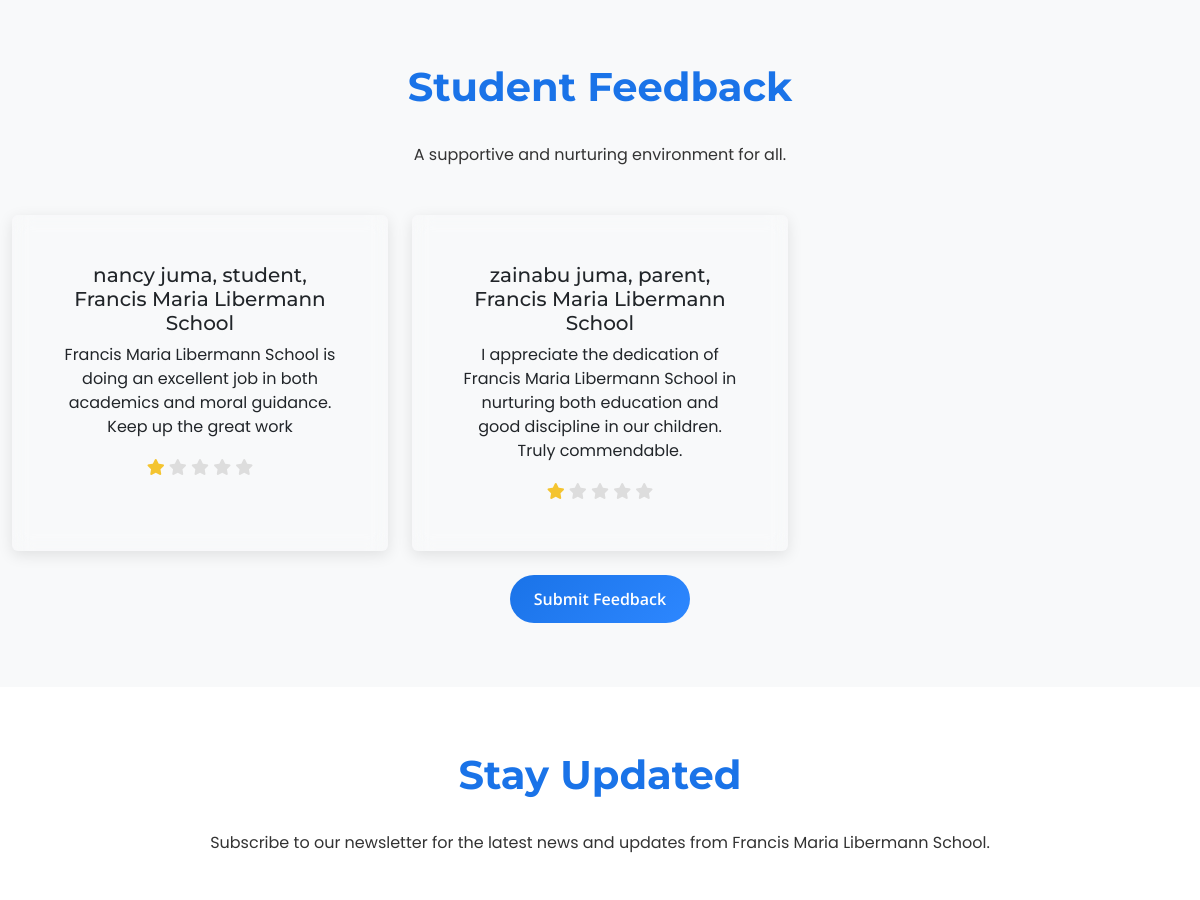
The app's page / (middle part), older data.
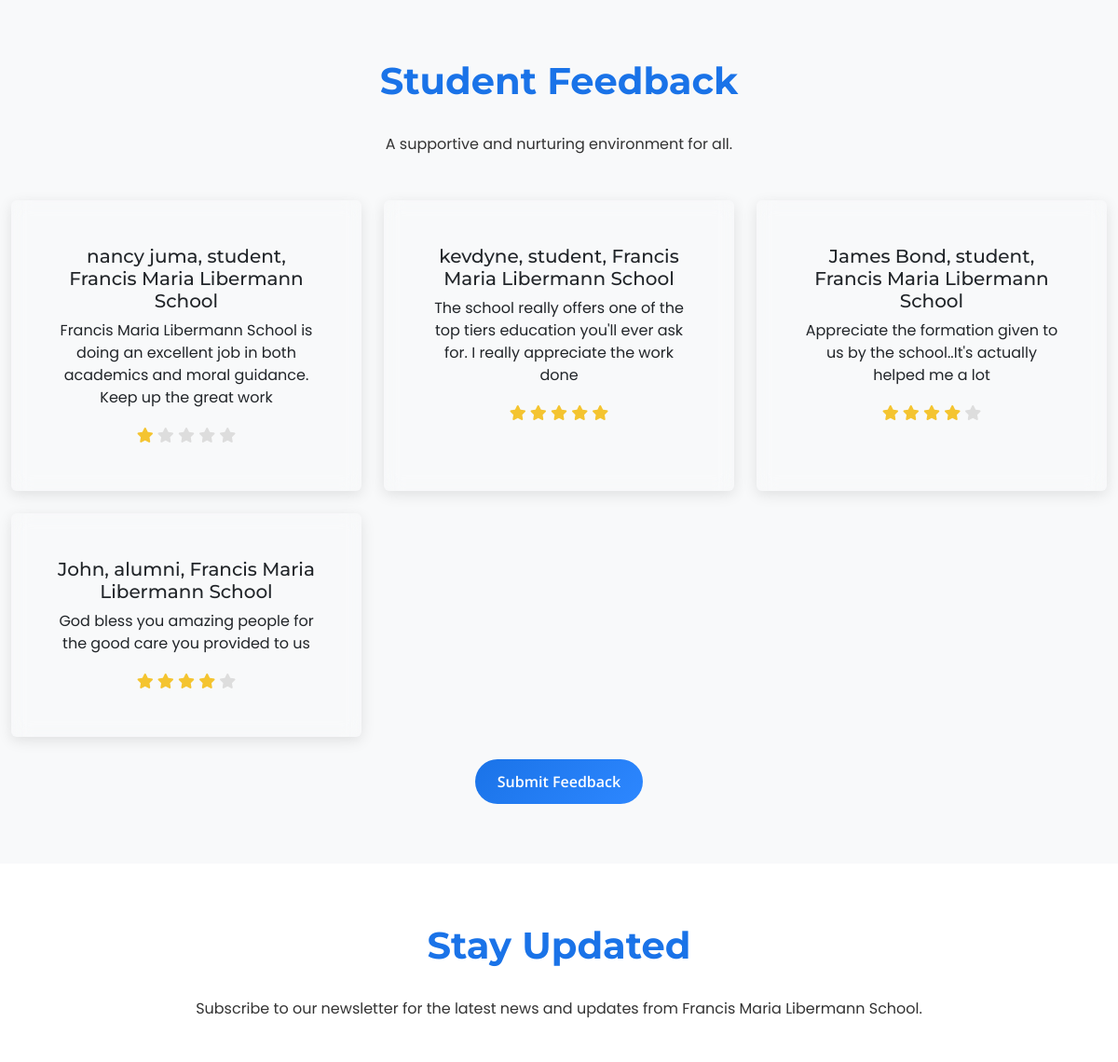
The same page, newer data.
### app/models.py (models this page shows, shortened)
class Feedback(db.Model):
    id = db.Column(db.Integer, primary_key=True)
    name = db.Column(db.String(100), nullable=False)
    role = db.Column(db.String(50), nullable=False)
    comment = db.Column(db.Text, nullable=False)
    rating = db.Column(db.Integer, nullable=False)
    approved = db.Column(db.Boolean, default=False)
    created_at = db.Column(db.DateTime, default=datetime.utcnow)

### app/routes.py (the view)
@main.route('/')
def index():
    feedback_list = Feedback.query.filter_by(approved=True).all()
    return render_template('index.html', feedback_list=feedback_list, current_page='index')

### app/templates/index.html (shortened to what this page needs)
{% extends "base.html" %}
{% block content %}
    <section id="student-feedback" class="section bg-light" data-aos="fade-up">
        <div class="container">
            <h2 class="section-title" data-translate="Student Feedback">Student Feedback</h2>
            <p class="text-center mb-5" data-translate="A supportive and nurturing environment for all.">
                A supportive and nurturing environment for all.
            </p>
            <div class="row">
                {% for feedback in feedback_list %}
                    <div class="col-md-4 mb-4">
                        <div class="card h-100 glass-card" data-tilt>
                            <div class="card-body text-center">
                                <h5 class="card-title" data-translate="{{ feedback.name }}, {{ feedback.role }}, Francis Maria Libermann School">{{ feedback.name }}, {{ feedback.role }}, Francis Maria Libermann School</h5>
                                <p class="card-text" data-translate="{{ feedback.comment }}">{{ feedback.comment }}</p>
                                <div class="star-rating">
                                    {% for i in range(feedback.rating) %}
                                        <span class="fa fa-star checked" aria-hidden="true"></span>
                                    {% endfor %}
                                    {% for i in range(5 - feedback.rating) %}
                                        <span class="fa fa-star" aria-hidden="true"></span>
                                    {% endfor %}
                                </div>
                            </div>
                        </div>
                    </div>
                {% endfor %}
            </div>
            <div class="text-center">
                <a href="{{ url_for('main.feedback') }}" class="btn btn-primary" data-translate="Submit Feedback">Submit Feedback</a>
            </div>
        </div>
    </section>
    <section id="newsletter" class="section bg-white" data-aos="fade-up">
        <div class="container">
            <h2 class="section-title" data-translate="Stay Updated">Stay Updated</h2>
            <p class="text-center mb-5" data-translate="Subscribe to our newsletter for the latest news and updates from Francis Maria Libermann School.">
                Subscribe to our newsletter for the latest news and updates from Francis Maria Libermann School.
            </p>
        </div>
    </section>
{% endblock %}

Row changes from the older to the newer data that the page shows:
removed Feedback: name "zainabu juma", role "parent", comment "I appreciate the dedication of Francis Maria Libermann School in nurturing both education and good discipline in our children. Truly commendable.", rating 1 (drawn)
added Feedback: name "kevdyne", role "student", comment "The school really offers one of the top tiers education you'll ever ask for. I really appreciate the work done", rating 5 (drawn)
added Feedback: name "James Bond", role "student", comment "Appreciate the formation given to us by the school..It's actually helped me a lot", rating 4 (drawn)
added Feedback: name "John", role "alumni", comment "God bless you amazing people for the good care you provided to us", rating 4 (drawn)
